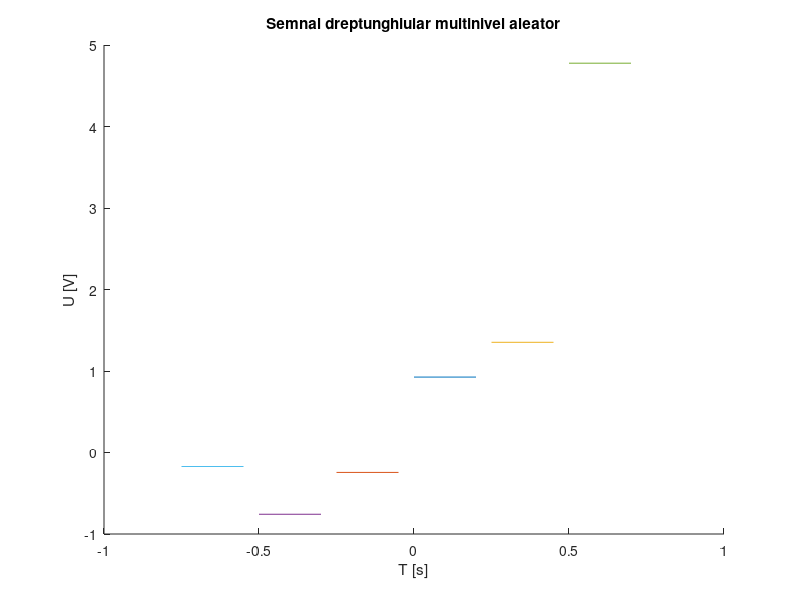

Write MATLAB code to recreate this figure.
hold on; %aceasta functie asigura reprezentarea tuturor semnalelor componente pe aceeasi figura
%rezolutie temporara de 200ms
r1=rand(1);
r2=rand(1);
r3=rand(1);
r4=rand(1);
r5=rand(1);
r6=rand(1);
t=0:.2:0.25;
x1=r1*square(2*pi*4*t,100);%am ales factorul de umplere 100 pentru a pastra un nivel constant
x2=-r2*square(2*pi*4*t,100);
x3=3*r3*square(2*pi*4*t,100);
x4=-3*r4*square(2*pi*4*t,100);
x5=5*r5*square(2*pi*4*t,100);
x6=-5*r6*square(2*pi*4*t,100);
plot(t,x1);
plot(t-0.25,x2);%am deplasat al doilea semnal pentru a-l pozitiona la stanga primului
plot(t+0.25,x3);
plot(t-0.5,x4);
plot(t+0.5,x5);
plot(t-0.75,x6);
xlabel('T [s]')
ylabel('U [V]')
title('Semnal dreptunghiular multinivel aleator')